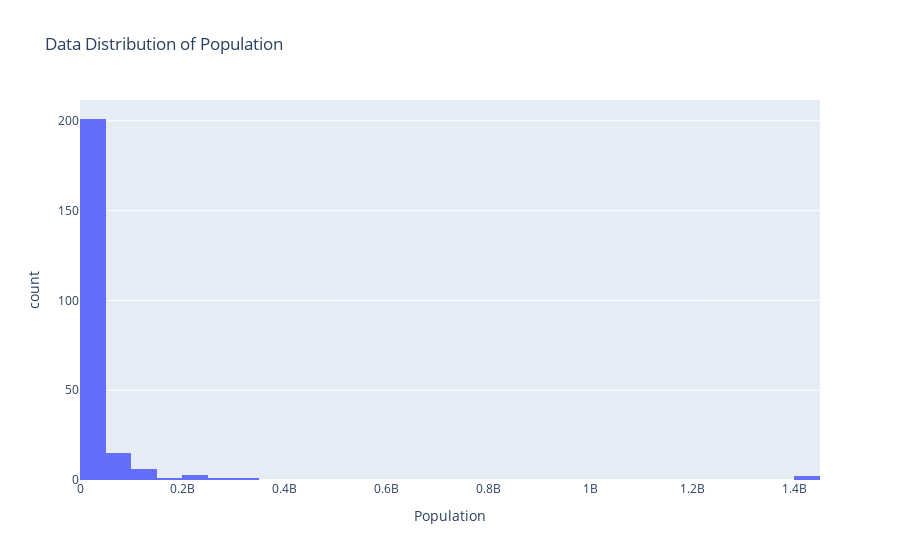

Write notebook code for a chart like this one.
### Code cell
fig = px.histogram(data, x="Population", title="Data Distribution of Population")
fig.show()

### Figure 1 — Plotly figure (JSON) as saved in the notebook; plotly's stock layout.template omitted (floating-point values rounded to 4 significant figures; data arrays with more than 128 entries replaced by an {"elided": "..."} marker saying what was removed)
{"data": [{"alignmentgroup": "True", "bingroup": "x", "hovertemplate": "Population=%{x}<br>count=%{y}<extra></extra>", "legendgroup": "", "marker": {"color": "#636efa", "pattern": {"shape": ""}}, "name": "", "offsetgroup": "", "orientation": "v", "showlegend": false, "type": "histogram", "x": {"elided": "230 int values"}, "xaxis": "x", "yaxis": "y"}], "layout": {"barmode": "relative", "legend": {"tracegroupgap": 0}, "title": {"text": "Data Distribution of Population"}, "xaxis": {"anchor": "y", "domain": [0, 1], "title": {"text": "Population"}}, "yaxis": {"anchor": "x", "domain": [0, 1], "title": {"text": "count"}}}}
